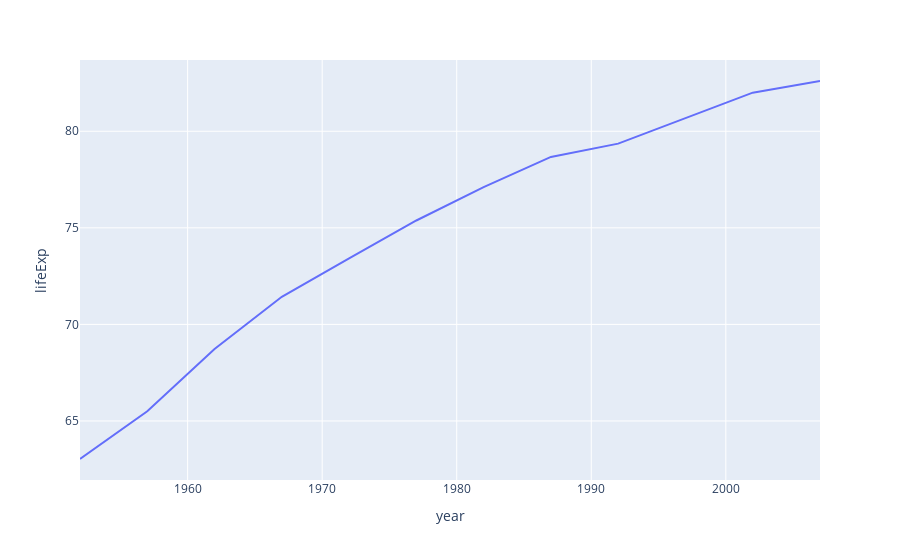

Source (notebook cell):
### Code cell
# コード1
jp_gapminder = gapminder[gapminder["country"] == "Japan"] # Japanのデータフレーム作成
px.line(jp_gapminder, x='year', y="lifeExp") # グラフ描画

#px.scatter(gapminder, x='gdpPercap', y='lifeExp', size='pop', title='プレゼンなどでよくあるグラフ')
#plt.scatter(gapminder, x='gdpPercap', y='lifeExp', size='pop', title='プレゼンなどでよくあるグラフ')

### Figure 1 — Plotly figure (JSON) as saved in the notebook; plotly's stock layout.template omitted (floating-point values rounded to 4 significant figures)
{"data": [{"hovertemplate": "year=%{x}<br>lifeExp=%{y}<extra></extra>", "legendgroup": "", "line": {"color": "#636efa", "dash": "solid"}, "mode": "lines", "name": "", "orientation": "v", "showlegend": false, "type": "scatter", "x": [1952, 1957, 1962, 1967, 1972, 1977, 1982, 1987, 1992, 1997, 2002, 2007], "xaxis": "x", "y": [63.03, 65.5, 68.73, 71.43, 73.42, 75.38, 77.11, 78.67, 79.36, 80.69, 82, 82.6], "yaxis": "y"}], "layout": {"legend": {"tracegroupgap": 0}, "margin": {"t": 60}, "xaxis": {"anchor": "y", "domain": [0, 1], "title": {"text": "year"}}, "yaxis": {"anchor": "x", "domain": [0, 1], "title": {"text": "lifeExp"}}}}
